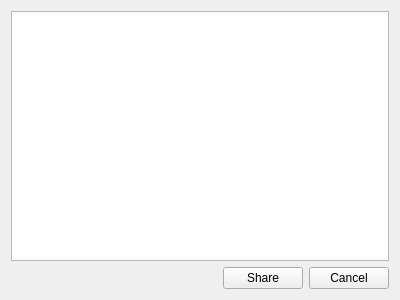
<?xml version="1.0" encoding="UTF-8"?>
<ui version="4.0">
 <class>Share</class>
 <widget class="QWidget" name="Share">
  <property name="geometry">
   <rect>
    <x>0</x>
    <y>0</y>
    <width>400</width>
    <height>300</height>
   </rect>
  </property>
  <property name="windowTitle">
   <string>Form</string>
  </property>
  <layout class="QVBoxLayout" name="verticalLayout">
   <item>
    <widget class="QTreeView" name="treeView"/>
   </item>
   <item>
    <layout class="QHBoxLayout" name="horizontalLayout">
     <item>
      <spacer name="horizontalSpacer">
       <property name="orientation">
        <enum>Qt::Horizontal</enum>
       </property>
       <property name="sizeHint" stdset="0">
        <size>
         <width>188</width>
         <height>20</height>
        </size>
       </property>
      </spacer>
     </item>
     <item>
      <widget class="QPushButton" name="shareButton">
       <property name="text">
        <string>Share</string>
       </property>
      </widget>
     </item>
     <item>
      <widget class="QPushButton" name="cancel">
       <property name="text">
        <string>Cancel</string>
       </property>
      </widget>
     </item>
    </layout>
   </item>
  </layout>
 </widget>
 <resources/>
 <connections/>
</ui>
